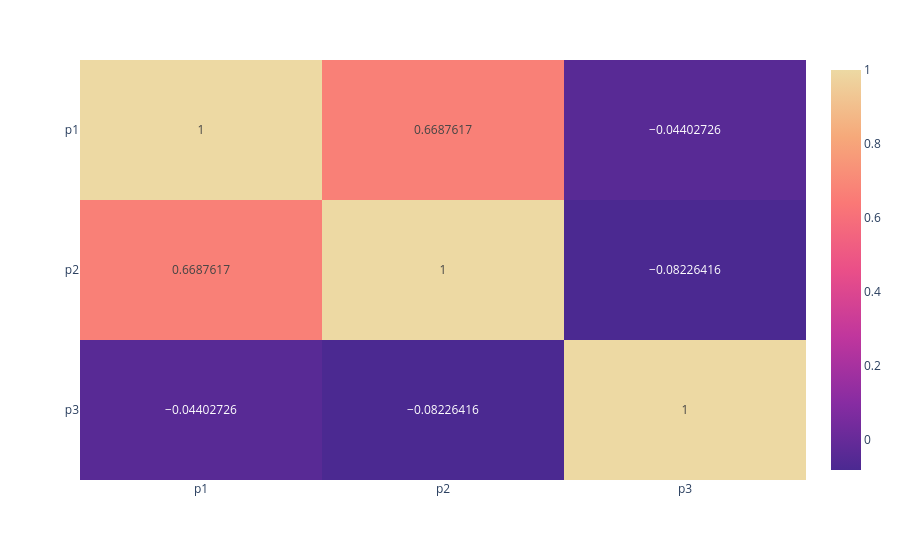

This figure's notebook cell:
### Code cell
fig_corr

### Figure 1 — Plotly figure (JSON) as saved in the notebook; plotly's stock layout.template omitted (floating-point values rounded to 4 significant figures)
{"data": [{"coloraxis": "coloraxis", "hovertemplate": "x: %{x}<br>y: %{y}<br>color: %{z}<extra></extra>", "name": "0", "texttemplate": "%{z}", "type": "heatmap", "x": ["p1", "p2", "p3"], "xaxis": "x", "y": ["p1", "p2", "p3"], "yaxis": "y", "z": [[1, 0.6688, -0.04403], [0.6688, 1, -0.08226], [-0.04403, -0.08226, 1]]}], "layout": {"coloraxis": {"colorscale": [[0, "rgb(75, 41, 145)"], [0.1667, "rgb(135, 44, 162)"], [0.3333, "rgb(192, 54, 157)"], [0.5, "rgb(234, 79, 136)"], [0.6667, "rgb(250, 120, 118)"], [0.8333, "rgb(246, 169, 122)"], [1, "rgb(237, 217, 163)"]]}, "margin": {"t": 60}, "xaxis": {"anchor": "y", "domain": [0, 1]}, "yaxis": {"anchor": "x", "autorange": "reversed", "domain": [0, 1]}}}
